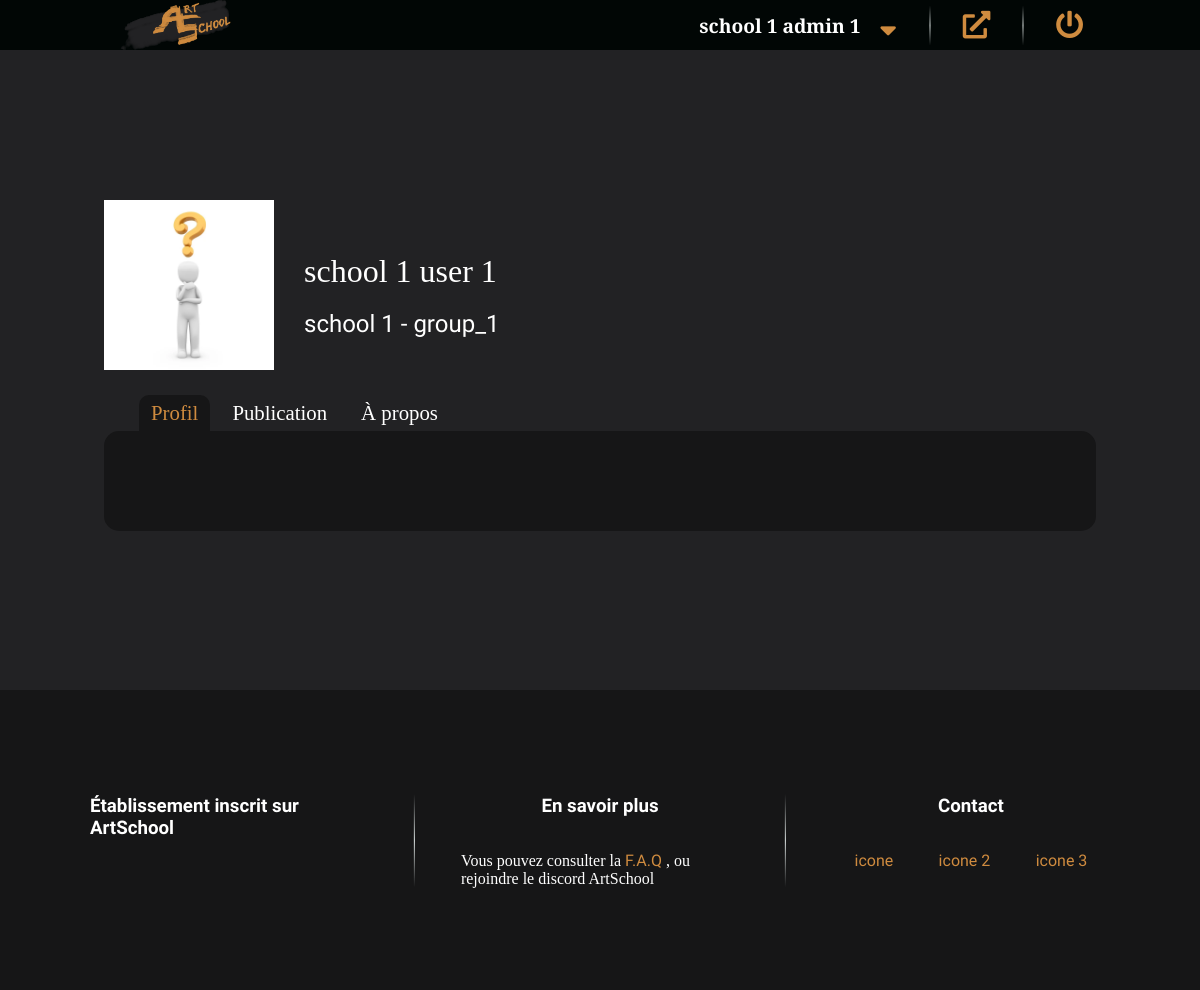
Screenshot of /P5_01_Code/index.php?action=userProfile&userId=6 (signed in) with the database file from the repository.
### tables this page shows
CREATE TABLE IF NOT EXISTS `as_users` (
  `id` int(11) NOT NULL AUTO_INCREMENT,
  `name` varchar(50) NOT NULL,
  `mail` varchar(255) NOT NULL,
  `school` varchar(255) NOT NULL,
  `schoolGroup` varchar(50) DEFAULT NULL,
  `password` varchar(255) NOT NULL,
  `temporaryPassword` text DEFAULT NULL,
  `beingReset` tinyint(1) NOT NULL DEFAULT 0,
  `nbWarning` int(11) NOT NULL DEFAULT 0,
  `isBan` tinyint(1) NOT NULL DEFAULT 0,
  `dateBan` datetime DEFAULT NULL,
  `isAdmin` tinyint(1) NOT NULL DEFAULT 0,
  `isModerator` tinyint(1) NOT NULL DEFAULT 0,
  `isActive` tinyint(1) NOT NULL DEFAULT 1,
  `profileBannerInfo` text DEFAULT NULL,
  `profilePictureInfo` text DEFAULT NULL,
  `profileTextInfo` text DEFAULT NULL,
  PRIMARY KEY (`id`)
);

### P5_01_Code/model/RenderView.php (called while the page is built, shortened)
<?php
class RenderView
{
	public static function render(string $template, string $view, array $data = null)
	{
		require('view/' . $view);
	}
}

### P5_01_Code/model/User.php (called while the page is built, shortened)
<?php
class User
{
	private $id,
			$name,
			$mail,
			$school,
			$schoolGroup,
			$password,
			$temporaryPassword,
			$beingReset,
			$nbWarning,
			$isBan,
			$dateBan,
			$isAdmin,
			$isModerator,
			$isActive,
			$profileBannerInfo = null,
			$profileBanner,
			$noBanner,
			$profilePictureInfo = null,
			$profilePicture,
			$profilePictureOrientation,
			$profilePictureSize,
			$profileTextInfo = null,
			$profileTextBlock,
			$profileTextPseudo,
			$profileTextSchool;
	public function getName()
	{
		return $this->name;
	}
	public function getSchool()
	{
		return $this->school;
	}
	public function getSchoolGroup()
	{
		return $this->schoolGroup;
	}
	public function getProfilePicture()
	{
		return $this->profilePicture;
	}
	public function getProfilePictureOrientation()
	{
		return $this->profilePictureOrientation;
	}
	public function getProfilePictureSize()
	{
		return $this->profilePictureSize;
	}
	public function getProfileTextBlock()
	{
		return $this->profileTextBlock;
	}
	public function getProfileTextPseudo()
	{
		return $this->profileTextPseudo;
	}
	public function getProfileTextSchool()
	{
		return $this->profileTextSchool;
	}
	public function setProfilePicture(string $profilePicture)
	{
		if (strlen($profilePicture) > 0){
			$this->profilePicture = $profilePicture;
		}
		return $this;
	}
	public function setProfilePictureOrientation(string $profilePictureOrientation)
	{
		if (strlen($profilePictureOrientation) > 0){
			$this->profilePictureOrientation = $profilePictureOrientation;
		}
		return $this;
	}
	public function setProfilePictureSize(string $profilePictureSize)
	{
		if (strlen($profilePictureSize) > 0){
			$this->profilePictureSize = $profilePictureSize;
		}
		return $this;
	}
	public function setProfileTextBlock(string $profileTextBlock)
	{
		if (strlen($profileTextBlock) > 0){
			$this->profileTextBlock = $profileTextBlock;
		}
		return $this;
	}
	public function setProfileTextPseudo(string $profileTextPseudo)
	{
		if (strlen($profileTextPseudo) > 0){
			$this->profileTextPseudo = $profileTextPseudo;
		}
		return $this;
	}
	public function setProfileTextSchool(string $profileTextSchool)
	{
		if (strlen($profileTextSchool) > 0){
			$this->profileTextSchool = $profileTextSchool;
		}
		return $this;
	}
}

### P5_01_Code/model/Database.php (called while the page is built, shortened)
<?php
abstract class Database
{
	protected static $db;
	protected function getConnection()
	{
		try {
			if (empty(self::$db)) {
				self::$db = new \PDO(self::DB_HOST, self::DB_LOGIN, self::DB_PASSWORD, self::DB_ERRMODE);
				return self::$db;
			} else {
				return self::$db;
			}
		} catch (Exception $e) {
		        error($e->getMessage());
		}
	}
	public function sql($req, array $parameters = null)
	{
		$q = $this->getConnection()->prepare($req);
		if ($parameters) {
			foreach ($parameters as $paraKey => $paraValue) {
				if (is_int($paraValue)) {
					$q->bindValue($paraKey, $paraValue, \PDO::PARAM_INT);
				} else {
					$q->bindValue($paraKey, $paraValue);
				}
			}
		}
		$q->execute();
		return $q;
	}
}

### P5_01_Code/model/AbstractManager.php (called while the page is built, shortened)
<?php
abstract class AbstractManager extends Database
{
	public function getOneById(int $id)
	{
		if ($id > 0) {
			$query = $this->sql('SELECT ' . static::$TABLE_CHAMPS . '
								FROM ' . static::$TABLE_NAME . '
								WHERE ' . static::$TABLE_PK . ' = :id',
								[':id' => $id]);
			if (isset(static::$OBJECT_TYPE)) {
				$result = $query->fetchObject(static::$OBJECT_TYPE);
			} else {
				$result = $query->fetch();
			}
			return $result;
		}
	}
}

### P5_01_Code/view/frontend/userProfileView.php (the view, shortened to what this page needs)
<section id="blockProfile">
	<div id="banner" class="editable">
	</div>
	<div id="colorFade"></div>
	<article id="profile" class="container">
		<header>
			<div class="<?=$data['user']->getProfilePictureSize()?> editable">
				<img src="<?=$data['user']->getProfilePicture()?>" alt="profile picture" class="<?=$data['user']->getProfilePictureOrientation()?>">
			</div>
			<div class="<?=$data['user']->getProfileTextBlock()?> editable">
				<span class="<?=$data['user']->getProfileTextPseudo()?>"><?=$data['user']->getName()?></span>
				<a href="index.php?action=schoolProfile&school=<?=$data['user']->getSchool()?>" class="<?=$data['user']->getProfileTextSchool()?>">
					<?=$data['user']->getSchool()?><?=$data['user']->getSchoolGroup() !== null ? " - " . $data['user']->getSchoolGroup() : "" ?>
				</a>
			</div>
		</header>
		<div>
			<nav>
				<ul id="blockTabs" class="tabsStyleOne">
					<li class="buttonIsFocus">Profil</li>
					<li>Publication</li>
					<li>À propos</li>
				</ul>
			</nav>
			<div id="slideTab">
				<div id="tabProfile" class="editable">
				</div>
			</div>
		</div>
	</article>
</section>

### P5_01_Code/public/css/style.css (style rules this page uses)
body { margin: 0px; color: white; background-color: #222224; font-family: 'Slabo 27px', serif; }
.container { max-width: 90%; margin: auto; }
a { text-decoration: none; color: #CF8B3F; font-family: 'Asap', sans-serif; }
ul { padding: 0; }
#banner { width: 100%; min-height: 200px; position: relative; }
#colorFade { position: relative; top: -100px; width: 100%; height: 100px; background: linear-gradient(to bottom, transparent, #222224 70px); }
#profile { position: relative; top: -150px; }
#profile > header { display: flex; max-height: 500px; }
#profile > header > div:first-child { overflow: hidden; position: relative; }
#profile > header > div:nth-of-type(2) { display: flex; flex-direction: column; justify-content: center; position: relative; padding: 30px; width: 100%; }
#profile > header span, #profile > header a { font-size: 1.5em; margin-top: 20px; color: white; }
#profile > header span { font-size: 2em; }
.widePicture { width: 100%; max-height: 100%; }
.smallPicture { min-width: 170px; width: 170px; max-height: 170px; }
.elemStart { align-self: flex-start; }
.elemCenter { align-self: center; }
#blockTabs { display: flex; }
#profile nav { display: flex; justify-content: space-between; }
#blockTabs li { cursor: pointer; list-style: none; font-size: 1.3em; padding: 6px 12px; margin-left: 10px; color: white; transition: 0.2s linear; -webkit-transition: 0.2s linear; }
.tabsStyleOne { margin: 25px 0 0 25px; }
.tabsStyleOne li { border-radius: 10px; border-bottom-left-radius: 0px; border-bottom-right-radius: 0px; }
#slideTab { display: flex; flex-wrap: nowrap; overflow: hidden; width: 100%; transition: 0.2s linear; -webkit-transition: 0.2s linear; }
#slideTab > div { display: flex; justify-content: center; align-items: center; min-width: 100%; height: min-content; border-radius: 15px; background-color: #161617; padding: 50px 0; position: relative; left: 0%; }
.buttonIsFocus { background-color: #161617; color: #CF8B3F!important; }
@media all and (min-width:992px) and (max-width:1200px) { .container { max-width: 992px; } }

### rows the page displays
as_users: name "school 1 user 1", school "school 1", schoolGroup "group_1"

### other values shown
$_SESSION['pseudo'] "school 1 admin 1"
